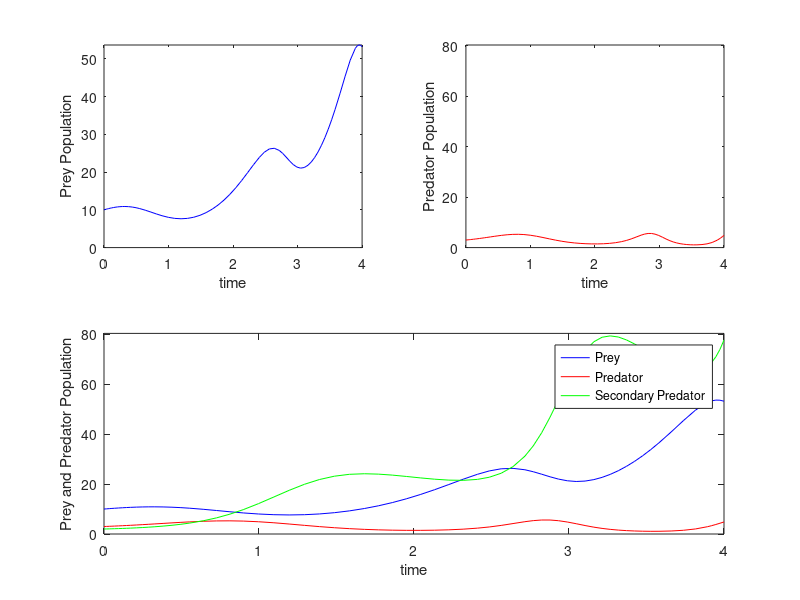

Reproduce this figure in MATLAB.
function LotkaVolterra_JA
clear 
clc
clf
a=2;
c=1.5;
alpha=0.5;
gamma=0.25;
initialPrey = 10;
initialPredator = 3;
initialSecPredator=2;
beta=0.7;
b=1.3;
delta=0.1;
deqs=@(t,x) [x(1)*(a -alpha*x(2)); x(2)*(-c +gamma*x(1) -delta*x(3));x(3)*(-b+beta*x(2));];
[t,sol] = ode45(deqs,[0 4],[initialPrey initialPredator initialSecPredator]);
title('Lotka Volterra Model');
subplot(2,2,1)
    plot(t(:,1),sol(:,1),'b')
    xlabel('time')
    ylabel('Prey Population')
    ymax=max(max(sol(:,1)),max(max(sol(:,2)),max(sol(:,3))))+1;
    axis([min(t(:,1)) max(t(:,1)) 0 max(sol(:,1))])
subplot(2,2,2)
    plot(t(:,1),sol(:,2),'r')
    xlabel('time')
    ylabel('Predator Population')
    axis([min(t(:,1)) max(t(:,1)) 0 ymax])
subplot(2,1,2)
    plot(t(:,1),sol(:,1),'b',t(:,1),sol(:,2),'r',t(:,1),sol(:,3),'g')
    legend('Prey','Predator','Secondary Predator')
    xlabel('time')
    ylabel('Prey and Predator Population')
    axis([min(t(:,1)) max(t(:,1)) 0 ymax])
    disp(min(sol(:,2)))
    disp(max(sol(:,2)))
end